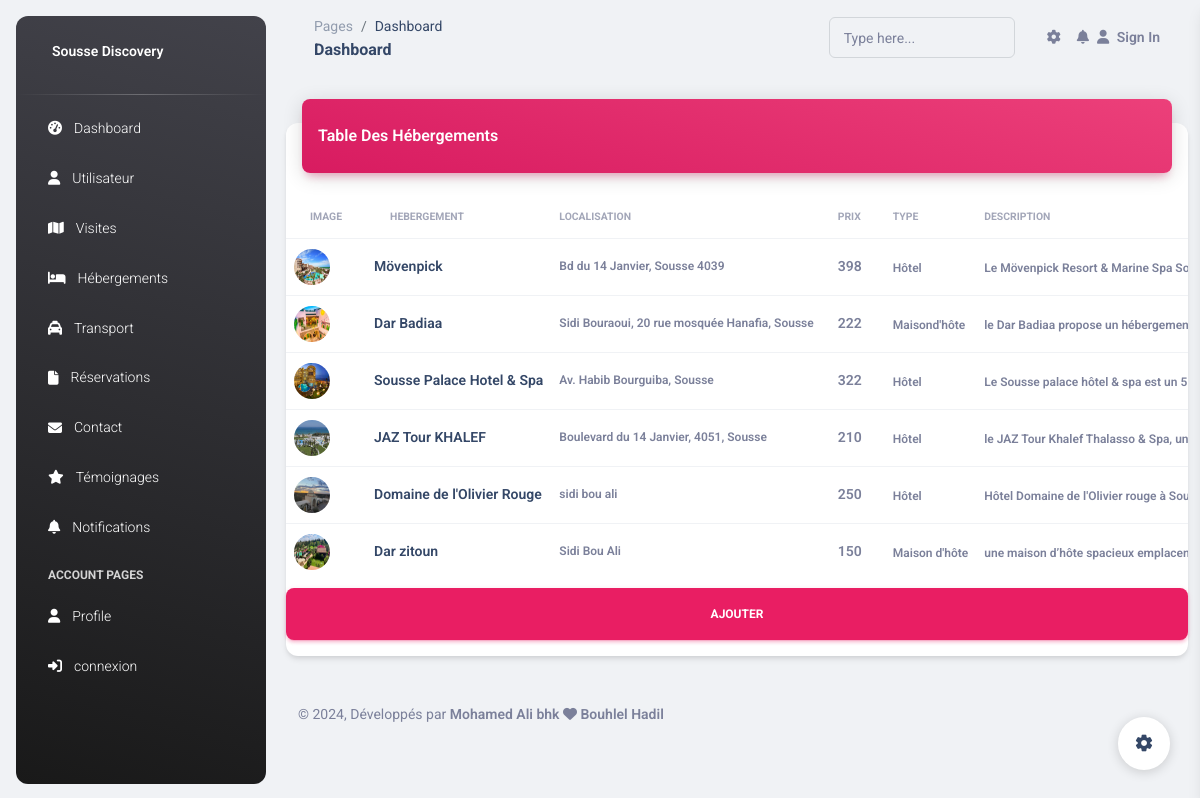
The app's page /connexion/hebergement.php (signed in) with its own data.
### tables this page shows
CREATE TABLE IF NOT EXISTS `hebergement` (
  `id` int NOT NULL AUTO_INCREMENT,
  `nom` varchar(50) NOT NULL,
  `localisation` varchar(200) NOT NULL,
  `prix` int NOT NULL,
  `type` varchar(50) NOT NULL,
  `description` text NOT NULL,
  `image` varchar(150) NOT NULL,
  PRIMARY KEY (`id`)
);

### connexion/database.php (called while the page is built, shortened)
<?php
class database
{
    private $link;
    public function __construct()
    {
        global $link;
        if (is_null($link)) {
            $server = 'localhost';
            $login = 'root';
            $password = '';
            $database = 'sousse_discovery';
            try {
                $this->link = new mysqli($server, $login, $password, $database);
                $this->link->set_charset("utf8");
            } catch (mysqli_sql_exception $e) {
                echo 'Problem de connexion--> ' . $e;
            }
        }
    }
    public function getConnectionDB()
    {
        return $this->link;
    }
}
?>

### connexion/connexion.php (called while the page is built, shortened)
<?php
require_once("database.php");
require_once("hebergementfct.php");
$database = new database();
$hebergementfct= new hebergementfct($database->getConnectionDB());
?>

### connexion/hebergementfct.php (called while the page is built, shortened)
<?php
class hebergementfct
{
    private $db;
    public function __construct($db)
    {
        $this->db = $db;
    }
    public function read()
    {
        $table = array();
        $query = mysqli_query($this->db, "SELECT * FROM `hebergement`");
        while ($result = mysqli_fetch_array($query)) {
            $table[] = $result;
        }
        return $table;
    }
}

### connexion/hebergement.php (the view, shortened to what this page needs)
<?php require_once('head.php'); ?>
<body class="g-sidenav-show  bg-gray-200">
<?php require_once('navbarr.php'); ?>
    <div class="container-fluid py-4">
      <div class="row">
        <div class="col-12">
          <div class="card my-4">
            <div class="card-header p-0 position-relative mt-n4 mx-3 z-index-2">
              <div class="bg-gradient-primary shadow-primary border-radius-lg pt-4 pb-3">
                <h6 class="text-white text-capitalize ps-3">Table Des hébergements </h6>
              </div>
            </div>
            <div class="card-body px-0 pb-2">
              <div class="table-responsive p-0">
                <table class="table align-items-center justify-content-center mb-0">
                  <thead>
                    <tr>
                    <th class="text-uppercase text-secondary text-xxs font-weight-bolder opacity-7">image</th>
                      <th class="text-uppercase text-secondary text-xxs font-weight-bolder opacity-7">hebergement</th>
                      <th class="text-uppercase text-secondary text-xxs font-weight-bolder opacity-7 ps-2">Localisation</th>
                      <th class="text-uppercase text-secondary text-xxs font-weight-bolder opacity-7 ps-2">Prix</th>
                      <th class="text-uppercase text-secondary text-xxs font-weight-bolder opacity-7 ps-2">Type</th>
                      <th class="text-uppercase text-secondary text-xxs font-weight-bolder  opacity-7 ps-2">Description</th>
                    </tr>
                  </thead>
                  <tbody>
                  <?php
                        $all = $hebergementfct->read();
                        foreach ($all as $i => $item):
                  ?>
                    <tr>
                    <td>
                        <img src="../images/<?= $item["image"]; ?>" class="avatar avatar-sm rounded-circle me-2"
                          alt="spotify">
                      </td>
                      <td>
                        <h6 class="mb-0 text-sm">
                          <?= $item["nom"]; ?>
                        </h6>
                      </td>
                      <td >
                        <div class="d-flex ">
                          <span class="me-2 text-xs font-weight-bold"><?= $item["localisation"]; ?></span>
                        </div>
                      </td>
                      <td>
                        <p class="text-sm font-weight-bold mb-0"><?= $item["prix"]; ?></p>
                      </td>
                      <td>
                        <span class="text-xs font-weight-bold"><?= $item["type"]; ?></span>
                      </td>
                      <td>
                        <span class="text-xs font-weight-bold"><?= $item["description"]; ?></span>
                      </td>
                    </tr>
                    <?php endforeach; ?>
                  </tbody>
                </table>
              </div>
            </div>
            <form method="post" class="d-grid gap-2">
                    <button type="button"  class="btn btn-primary py-3 px-5" data-bs-toggle="modal" data-bs-target="#ajouter">Ajouter</button>
            </form>
          </div>
        </div>
      </div>
      <?php require_once('footerd.php'); ?>
    </div>
  </main>
  <?php require_once('sidebar.php');
   require_once('script.php'); ?>
</body>
</html>

### records on screen
hebergement: image (picture), nom "Mövenpick", localisation "Bd du 14 Janvier, Sousse 4039", prix "398", type "Hôtel", description "Le Mövenpick Resort & Marine Spa…"
hebergement: image (picture), nom "Dar Badiaa", localisation "Sidi Bouraoui, 20 rue mosquée Hanafia, Sousse", prix "222", type "Maisond'hôte", description "le Dar Badiaa propose un…"
hebergement: image (picture), nom "Sousse Palace Hotel & Spa", localisation "Av. Habib Bourguiba, Sousse", prix "322", type "Hôtel", description "Le Sousse palace hôtel & spa est un 5…"
hebergement: image (picture), nom "JAZ Tour KHALEF", localisation "Boulevard du 14 Janvier, 4051, Sousse", prix "210", type "Hôtel", description "le JAZ Tour Khalef Thalasso & Spa, un…"
hebergement: image (picture), nom "Domaine de l'Olivier Rouge", localisation "sidi bou ali", prix "250", type "Hôtel", description "Hôtel Domaine de l'Olivier rouge à…"
hebergement: image (picture), nom "Dar zitoun", localisation "Sidi Bou Ali", prix "150", type "Maison d'hôte", description "une maison d’hôte spacieux…"
